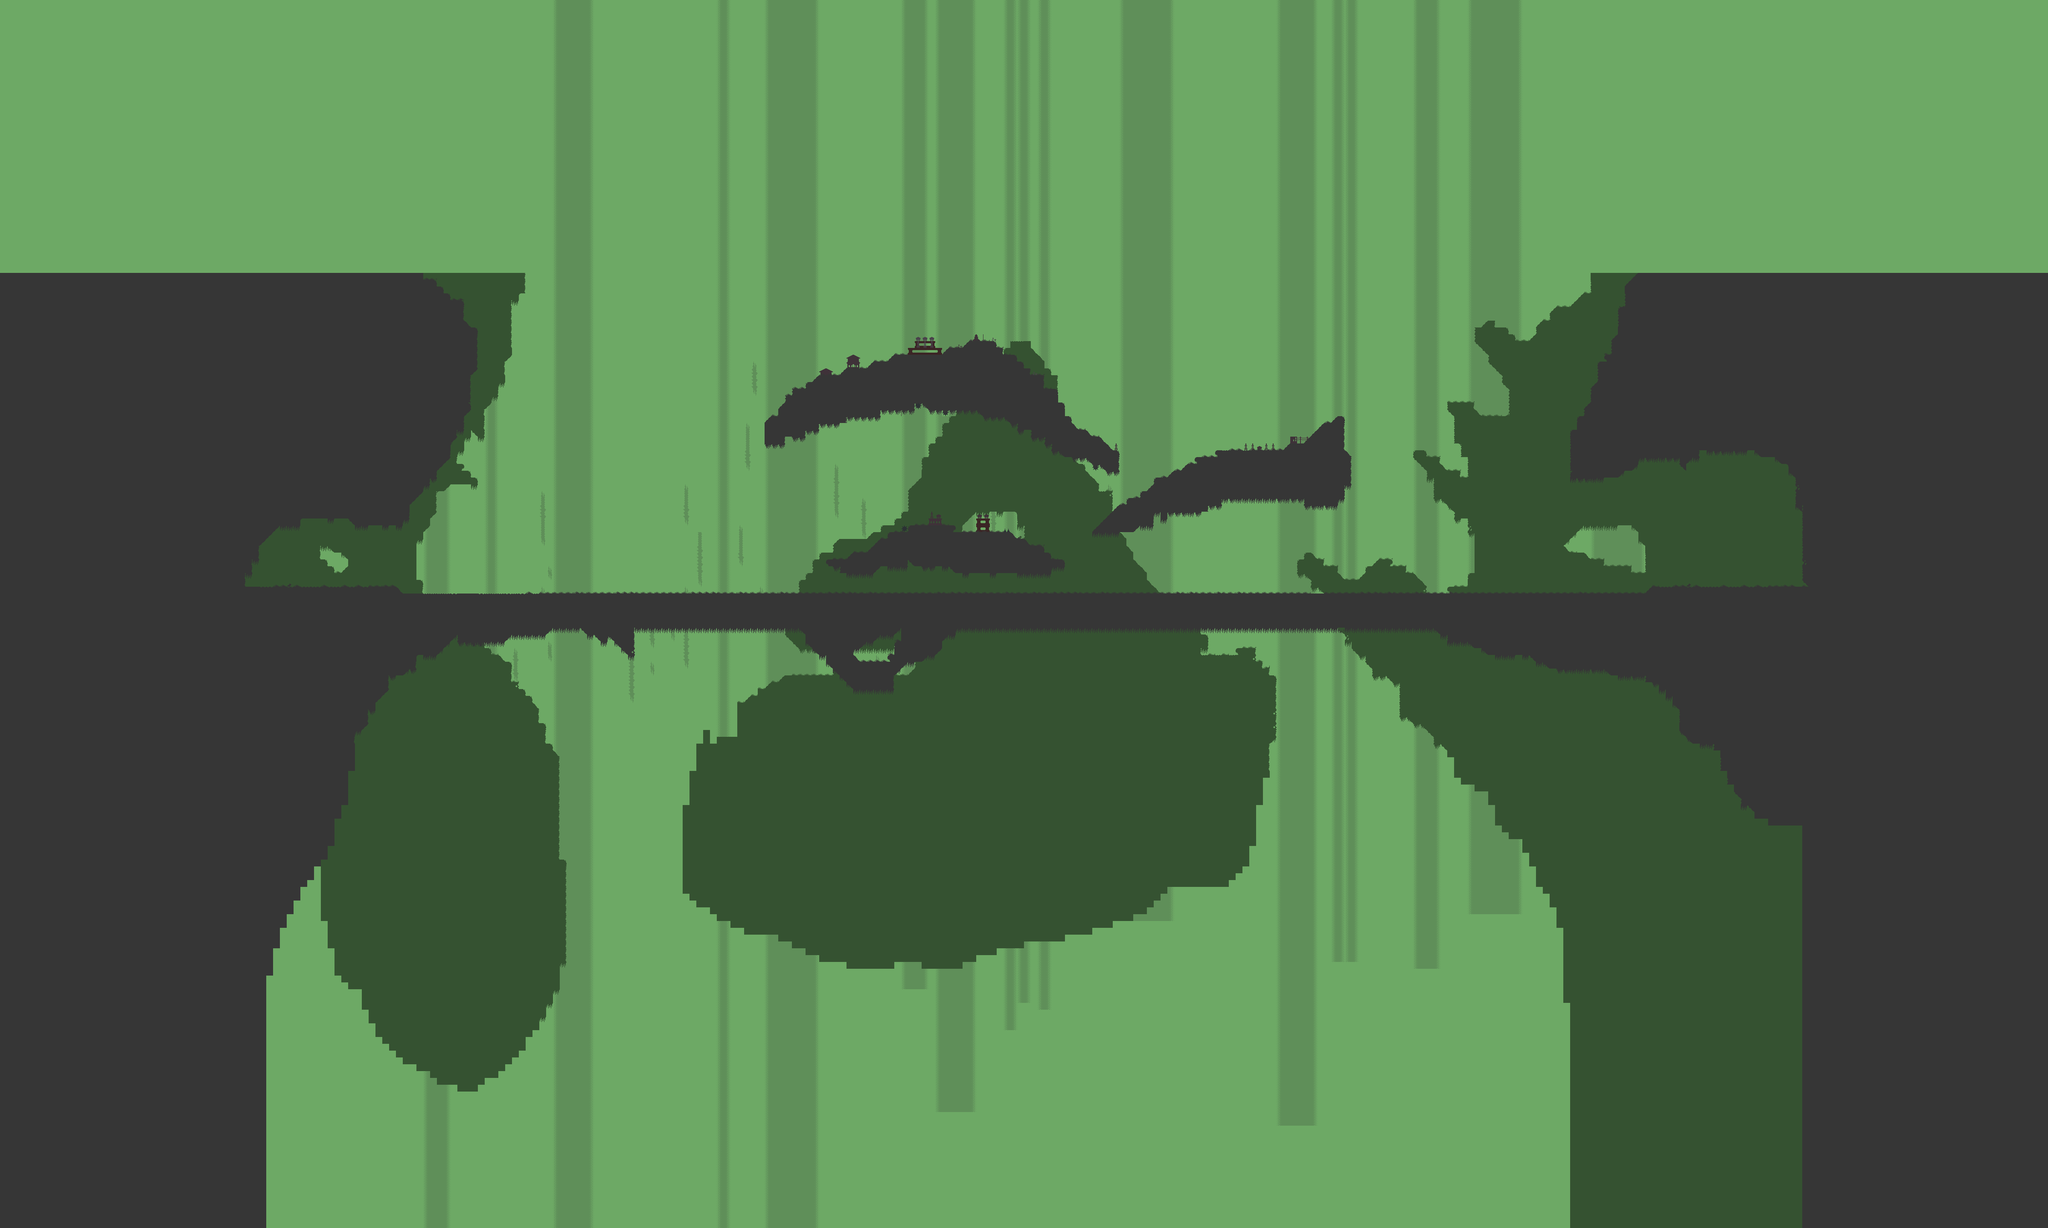

This game map was drawn from its Tiled (.tmx) file and the tilesets committed beside it. A one-line description and the trimmed map source follow:
An orthogonal 300x180 tile map with 16x16 px tiles, 7 tile layers (Background, Foreground, platformBG, Platforms, ...), 5 tilesets and 60 objects.

<map version="1.0" tiledversion="1.0.2" orientation="orthogonal" renderorder="right-down" width="300" height="180" tilewidth="16" tileheight="16" nextobjectid="128">
 <tileset firstgid="1" name="mininicular" tilewidth="16" tileheight="16" tilecount="128" columns="8">
  <image source="mininicular_extended.png" width="128" height="256" />
 </tileset>
 <tileset firstgid="129" name="Tree - Pine 00" tilewidth="16" tileheight="16" tilecount="256" columns="16">
  <image source="Pine Trees/Tree - Pine 00.png" width="256" height="256" />
 </tileset>
 <tileset firstgid="385" name="Tree - Pine 02" tilewidth="16" tileheight="16" tilecount="64" columns="8">
  <image source="Pine Trees/Tree - Pine 02.png" width="128" height="128" />
 </tileset>
 <tileset firstgid="449" name="Tree - Pine 05" tilewidth="16" tileheight="16" tilecount="256" columns="16">
  <image source="Pine Trees/Tree - Pine 05.png" width="256" height="256" />
 </tileset>
 <tileset firstgid="705" name="min" tilewidth="16" tileheight="16" tilecount="80" columns="10">
  <image source="min.png" width="160" height="128" />
 </tileset>
 <layer name="Background" width="300" height="180">
  <data>[54000 cells, 54000 non-empty, 3 distinct tile ids]</data>
 </layer>
 <layer name="Foreground" width="300" height="180">
  <data>[54000 cells, 9775 non-empty, 11 distinct tile ids]</data>
 </layer>
 <layer name="platformBG" width="300" height="180">
  <data>[54000 cells, 19242 non-empty, 26 distinct tile ids]</data>
 </layer>
 <layer name="Platforms" width="300" height="180">
  <data>[54000 cells, 16006 non-empty, 32 distinct tile ids]</data>
 </layer>
 <layer name="platformDetail" width="300" height="180">
  <data>[54000 cells, 361 non-empty, 19 distinct tile ids]</data>
 </layer>
 <layer name="tower" width="300" height="180">
  <data>[54000 cells, 19 non-empty, 9 distinct tile ids]</data>
 </layer>
 <layer name="towerDetail" width="300" height="180">
  <data>[54000 cells, 0 non-empty, 0 distinct tile ids]</data>
 </layer>
 <objectgroup name="collision" visible="0">
  <object id="11" x="1002" y="1127">
   <polygon points="0,0 73,-81 103,-185 107,-485 -211,-483 -174,-57" />
  </object>
  <object id="41" x="575" y="1378">
   <polygon points="0,0 0,-113 -61,-112 -55,20" />
  </object>
  <object id="43" x="592" y="1349">
   <polygon points="0,0 -58,1 -55,-145 -2,-149" />
  </object>
  <object id="44" x="583" y="1199">
   <polygon points="0,0 3,123 23,120 25,3" />
  </object>
  <object id="45" x="598" y="1289">
   <polygon points="0,0 58,-57 58,-163 -30,-145" />
  </object>
  <object id="46" x="635" y="1235">
   <polygon points="0,0 68,-1 66,-115 -1,-108" />
  </object>
  <object id="47" x="686" y="1112">
   <polygon points="0,0 19,106 134,105 134,-13" />
  </object>
  <object id="48" x="814" y="1215">
   <polygon points="0,0 18,18 133,17 195,-115 -12,-162" />
  </object>
  <object id="50" x="934" y="1395">
   <polygon points="0,0 3027,-2 3038,76 -30,95" />
  </object>
  <object id="52" x="4225" y="1379">
   <polygon points="0,0 0,-374 180,-363 144,64 3,69" />
  </object>
  <object id="53" x="4234" y="1181">
   <polygon points="0,0 -25,2 -24,-193 38,-203" />
  </object>
  <object id="54" x="4216" y="1108">
   <polygon points="0,0 -120,-59 0,-143" />
  </object>
  <object id="56" x="4130" y="1055">
   <polygon points="0,0 -344,63 -450,49 -418,-100 -4,-78" />
  </object>
  <object id="57" x="3714" y="973">
   <polygon points="0,0 359,3 352,-330 105,-332" />
  </object>
  <object id="68" x="2559" y="1251">
   <polygon points="0,0 65,-68 146,-65 141,-4" />
  </object>
  <object id="69" x="2646" y="1200">
   <polygon points="0,0 -1,-29 218,-44 213,4" />
  </object>
  <object id="70" x="2672" y="1170">
   <polygon points="0,0 37,-49 388,-59 387,0" />
  </object>
  <object id="71" x="2728" y="1130">
   <polygon points="0,0 27,-28 82,-27 88,2" />
  </object>
  <object id="72" x="2766" y="1111">
   <polygon points="0,0 17,-24 101,-25 99,20" />
  </object>
  <object id="73" x="2799" y="1116">
   <polygon points="0,0 8,-43 363,-41 366,24" />
  </object>
  <object id="74" x="2849" y="1103">
   <polygon points="0,0 4,-46 300,-46 319,-28" />
  </object>
  <object id="77" x="2998" y="1069">
   <polygon points="0,0 24,-28 152,-25 153,2" />
  </object>
  <object id="78" x="3051" y="1045">
   <polygon points="0,0 53,-54 100,-53 98,9" />
  </object>
  <object id="79" x="3118" y="996">
   <polygon points="0,0 17,-19 34,-19 33,5" />
  </object>
  <object id="80" x="3059" y="1128">
   <polygon points="0,0 -2,63 73,62 104,7" />
  </object>
  <object id="82" x="2623" y="1111">
   <polygon points="0,0 1,-52 -16,-55 -110,-88 -132,-44" />
  </object>
  <object id="83" x="2606" y="1060">
   <polygon points="0,0 -29,-36 -100,-32" />
  </object>
  <object id="84" x="2567" y="1032">
   <polygon points="0,0 -23,-23 -46,-24 -100,27 -73,38" />
  </object>
  <object id="85" x="2525" y="1011">
   <polygon points="0,0 -14,-20 -19,-34 -62,-30 -59,49" />
  </object>
  <object id="86" x="2495" y="986">
   <polygon points="0,0 -3,-42 -180,-38 -23,67" />
  </object>
  <object id="87" x="2480" y="953">
   <polygon points="0,0 -3,-41 -158,-39 -177,30" />
  </object>
  <object id="88" x="2446" y="918">
   <polygon points="0,0 1,-39 -163,-27 -217,47 -131,56" />
  </object>
  <object id="89" x="2414" y="889">
   <polygon points="0,0 0,-23 -39,-23 -48,3" />
  </object>
  <object id="90" x="2397" y="875">
   <polygon points="0,0 1,-24 -17,-25 -116,-19 -116,38" />
  </object>
  <object id="91" x="2382" y="851">
   <polygon points="0,0 -1,-16 -36,-19 -114,-9 -180,115 -131,114" />
  </object>
  <object id="92" x="2351" y="836">
   <polygon points="0,0 0,-19 -19,-19 -128,-20 -166,32 -171,129" />
  </object>
  <object id="93" x="2337" y="826">
   <polygon points="0,0 -3,-26 -64,-27 -95,4" />
  </object>
  <object id="94" x="2097" y="833">
   <polygon points="0,0 136,-4 114,63 -132,155" />
  </object>
  <object id="95" x="2087" y="851">
   <polygon points="0,0 -37,-5 -201,146 121,93" />
  </object>
  <object id="96" x="2041" y="869">
   <polygon points="0,0 -58,-6 -168,111 -162,164" />
  </object>
  <object id="97" x="1978" y="881">
   <polygon points="0,0 -59,-2 -116,42 -115,129" />
  </object>
  <object id="98" x="1906" y="911">
   <polygon points="0,0 -47,-1 -81,127 108,63" />
  </object>
  <object id="99" x="1867" y="928">
   <polygon points="0,0 -24,-1 -26,20 -30,81" />
  </object>
  <object id="100" x="1847" y="940">
   <polygon points="0,0 -21,19 -22,105 33,77" />
  </object>
  <object id="101" x="1844" y="976">
   <polygon points="0,0 -32,-1 -53,15 -51,71 -12,69" />
  </object>
  <object id="103" x="1937" y="1314">
   <polygon points="0,0 85,0 110,20 3,13" />
  </object>
  <object id="104" x="1981" y="1317">
   <polygon points="0,0 18,-21 105,-21 105,9" />
  </object>
  <object id="105" x="2033" y="1297">
   <polygon points="0,0 33,-34 54,-34 54,5" />
  </object>
  <object id="106" x="2084" y="1249">
   <polygon points="0,0 0,29 52,29 55,-1" />
  </object>
  <object id="107" x="2132" y="1233">
   <polygon points="0,0 102,-1 104,89 -5,92" />
  </object>
  <object id="108" x="2079" y="1272">
   <polygon points="0,0 2,63 48,65 55,-2" />
  </object>
  <object id="109" x="1973" y="1323">
   <polygon points="0,0 -9,20 74,25 104,-12" />
  </object>
  <object id="111" x="2227" y="1248">
   <polygon points="0,0 142,1 165,32 162,94 4,93" />
  </object>
  <object id="112" x="2375" y="1265">
   <polygon points="0,0 25,0 47,24 0,35" />
  </object>
  <object id="114" x="2446" y="1280">
   <polygon points="0,0 0,28 -64,32 -67,0" />
  </object>
  <object id="115" x="2437" y="1296">
   <polygon points="0,0 25,0 25,23 -68,18" />
  </object>
  <object id="116" x="2459" y="1310">
   <polygon points="0,0 33,0 34,26 -83,24 -85,0" />
  </object>
  <object id="118" x="2382" y="1321">
   <polygon points="0,0 4,30 79,30 80,-2" />
  </object>
  </objectgroup>
</map>
<!-- 2 of 60 objects omitted -->
